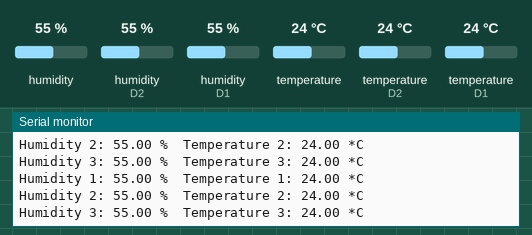
The sketch below on a simulated ESP8266 (NodeMCU). Shown: the last lines printed to the serial monitor. The test bench sets the inputs (shaded band); at power-on: humidity 55 %, humidity (sensors on D2, D1) 55 %, temperature 24 °C, temperature (sensors on D2, D1) 24 °C.

Above: at 3.1 s.
3.2 s: humidity (sensor 0) set to 22 %
4.7 s: humidity (sensor on D2) set to 22 %
At 5.5 s:
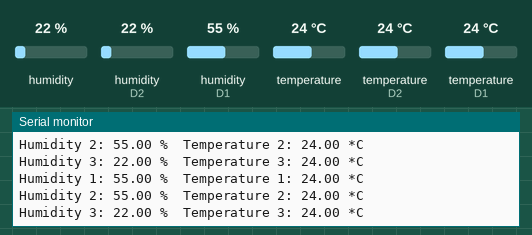
6.2 s: humidity (sensor on D1) set to 22 %
At 6.8 s:
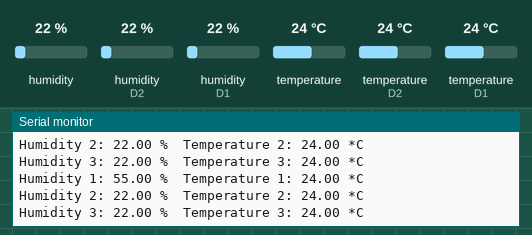
7.7 s: temperature (sensor 0) set to 12 °C
At 8.6 s:
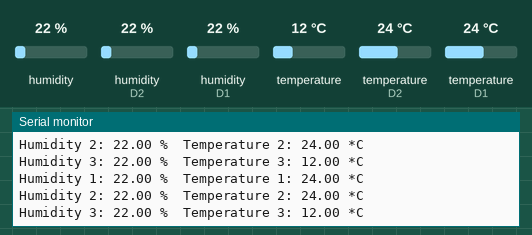
9.2 s: temperature (sensor on D2) set to 12 °C
10.7 s: temperature (sensor on D1) set to 12 °C
At 11.3 s:
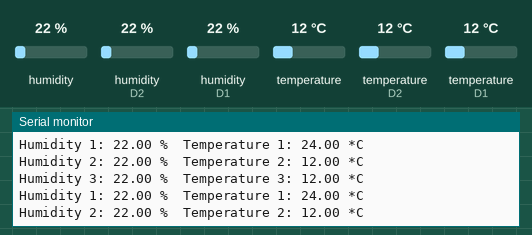
Timing chart, 0 to 12.0 s (numbered marks = the images above; inputs shaded):
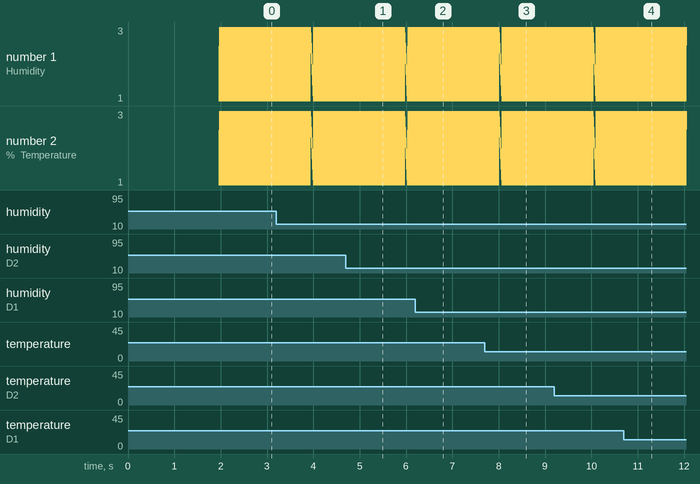

Measured:
- after the input at 7.7 s, the serial monitor: prints a new line after 0.38 s (image 3)

The sketch:

DIY-Temperature-and-Humidity-senser-kit.ino
```cpp
#define BLYNK_TEMPLATE_ID "xxx"
#define BLYNK_DEVICE_NAME "xxx"
#define BLYNK_AUTH_TOKEN "xxx"

#define BLYNK_FIRMWARE_VERSION        "0.1.0"

#define BLYNK_PRINT Serial

#define APP_DEBUG

#define USE_NODE_MCU_BOARD

#include "BlynkEdgent.h"

#include "DHT.h"

// data pin connect to sensers
#define DHT1PIN D1
#define DHT2PIN D2
#define DHT3PIN D3
//sersor type
#define DHT1TYPE DHT11
#define DHT2TYPE DHT11
#define DHT3TYPE DHT11

DHT dht1(DHT1PIN, DHT1TYPE);
DHT dht2(DHT2PIN, DHT2TYPE);
DHT dht3(DHT3PIN, DHT3TYPE);

void setup()
{
  Serial.begin(115200);
  Serial.println("DHTxx test!");
  dht1.begin();
  dht2.begin();
  dht3.begin();
  delay(100);

  BlynkEdgent.begin();
}

void loop()
{
  BlynkEdgent.run();
  float h1 = dht1.readHumidity();
  float t1 = dht1.readTemperature();
  float h2 = dht2.readHumidity();
  float t2 = dht2.readTemperature();
  float h3 = dht3.readHumidity();
  float t3 = dht3.readTemperature();

  if (isnan(t1) || isnan(h1)) {
    Serial.println("Failed to read from DHT #1");
  } else {
    Serial.print("Humidity 1: ");
    Serial.print(h1);
    Serial.print(" %\t");
    Serial.print("Temperature 1: ");
    Serial.print(t1);
    Serial.println(" *C");
  }
  if (isnan(t2) || isnan(h2)) {
    Serial.println("Failed to read from DHT #2");
  } else {
    Serial.print("Humidity 2: ");
    Serial.print(h2);
    Serial.print(" %\t");
    Serial.print("Temperature 2: ");
    Serial.print(t2);
    Serial.println(" *C");
  }
  if (isnan(t3) || isnan(h3)) {
    Serial.println("Failed to read from DHT #3");
  } else {
    Serial.print("Humidity 3: ");
    Serial.print(h3);
    Serial.print(" %\t");
    Serial.print("Temperature 3: ");
    Serial.print(t3);
    Serial.println(" *C");
  }
  Serial.println();

  //write virtualpin for blynk

  Blynk.virtualWrite(V0, h1);
  Blynk.virtualWrite(V1, t1);
  Blynk.virtualWrite(V2, h2);
  Blynk.virtualWrite(V3, t2);
  Blynk.virtualWrite(V4, h3);
  Blynk.virtualWrite(V5, t3);
}
```
